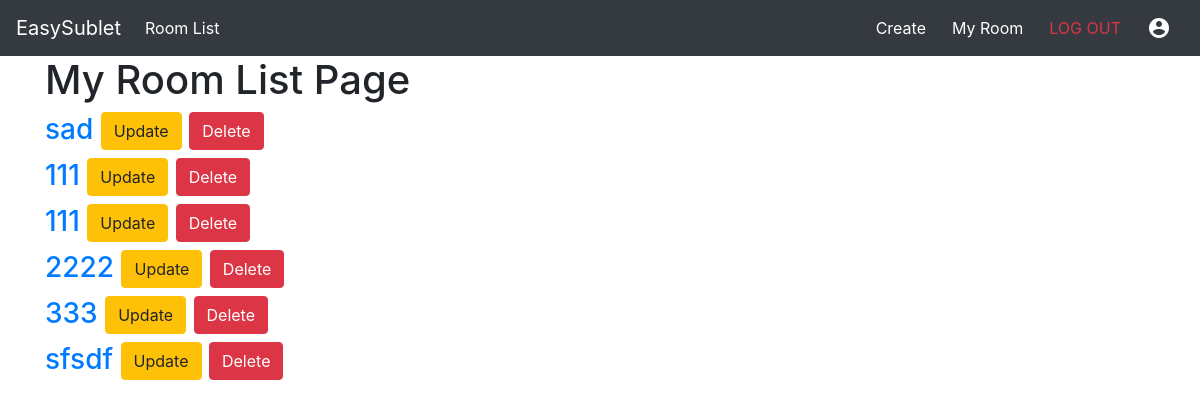
The app's page /room/myroom (signed in), older data.
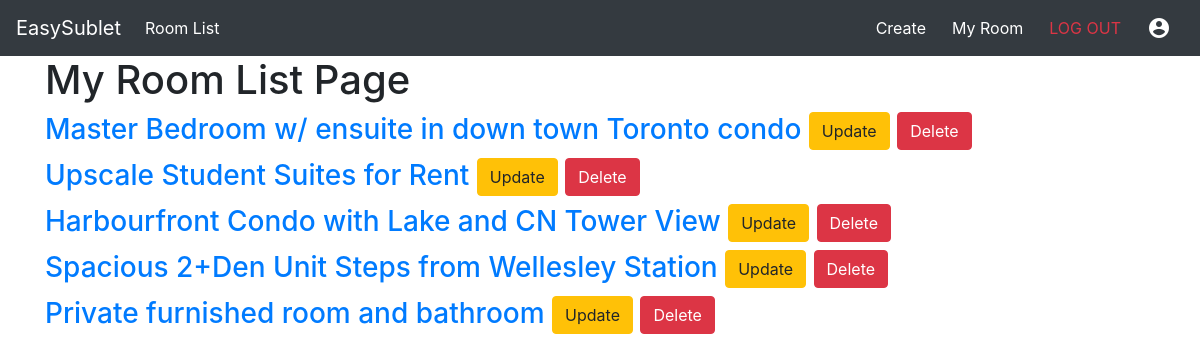
The same page, newer data.
### RoomRental/models.py (models this page shows, shortened)
class Room(models.Model):
    user = models.ForeignKey(User, default=1, on_delete=models.SET_NULL, null=True)
    id = models.fields.BigAutoField(primary_key=True)
    title = models.fields.CharField(max_length=100, blank=False, null=False)
    address = models.fields.CharField(max_length=255, blank=False, null=False)
    latitude = models.fields.FloatField(null=True, blank=True)
    longitude = models.fields.FloatField(null=True, blank=True)
    description = models.fields.TextField(null=True, blank=True)
    price = models.fields.FloatField(null=True, blank=True)
    is_parking = models.fields.BooleanField(default=False)
    is_pet = models.fields.BooleanField(default=False)
    is_smoking = models.fields.BooleanField(default=False)
    has_hydro = models.fields.BooleanField(default=False)
    has_aircondition = models.fields.BooleanField(default=False)
    has_water = models.fields.BooleanField(default=False)
    has_heat = models.fields.BooleanField(default=False)
    has_wifi = models.fields.BooleanField(default=False)
    has_tv = models.fields.BooleanField(default=False)
    has_laundry = models.fields.BooleanField(default=False)
    has_fridge = models.fields.BooleanField(default=False)
    has_dishwasher = models.fields.BooleanField(default=False)
    has_dryer = models.fields.BooleanField(default=False)
    has_microwave = models.fields.BooleanField(default=False)
    movein_date = models.fields.DateTimeField(null=True, blank=True)
    created_on = models.fields.DateTimeField(auto_now=True)

### RoomRental/views.py (the view)
# urls.py: path('room/myroom', my_room_list_view, name='my_room_list_view'),
@login_required
def my_room_list_view(request, *args, **kwargs):
    rooms = Room.objects.filter(user=request.user)
    context = {'rooms':rooms}
    return render(request,'MyRoom_Page.html',context,status=200)

### RoomRental/templates/MyRoom_Page.html (shortened to what this page needs)
{% extends 'base.html' %}
{% block content %}
<h1>My Room List Page</h1>
{% for room in rooms %}
<h3>
    <a href="{% url 'room_detail_view' room.id %}">{{ room.title }}</a>
    <a href="{% url 'room_update_view' room.id %}" class="btn btn-warning">Update</a>
    <a href="{% url 'room_delete_view' room.id %}" class="btn btn-danger">Delete</a>
</h3>
{% endfor %}
{% endblock content %}

### templates/base.html (shortened to what this page needs)
{% load static %}
<!doctype html>
<html lang="en">
  <head>
    <link rel="stylesheet" href="https://maxcdn.bootstrapcdn.com/bootstrap/4.0.0/css/bootstrap.min.css">
    <link href="https://unpkg.com/material-components-web@latest/dist/material-components-web.min.css" rel="stylesheet">
    <link rel="stylesheet" href="{% static '/css/site.css' %}">
  </head>
  <body>
    <nav class="navbar navbar-expand-lg navbar-dark bg-dark">
        <a class="navbar-brand" href="{% url 'home_view' %}">EasySublet</a>
        <div class="collapse navbar-collapse" id="navbarSupportedContent">
          <ul class="navbar-nav mr-auto">
            <li class="nav-item active">
              <a class="nav-link" href="{% url 'room_list_view' %}">Room List</a>
            </li>
          </ul>
            {% if user.is_authenticated %}
            <a class="text-white btn" href="{% url 'room_create_view' %}">Create</a>
            <a class="text-white btn" href="{% url 'my_room_list_view' %}">My Room</a>
            <a class="text-danger btn" href="{% url 'logout_view' %}">LOG OUT</a>
            <span class="material-icons text-white btn">
            </span>
            {% else %}
              <a class="btn btn-outline-light" href="{% url 'login_view' %}">SIGN IN</a>
            {% endif %}
        </div>
      </nav>
    <div class="container">
      {% block content %}
      {% endblock content %}
    </div>
  </body>
</html>

Row changes from the older to the newer data that the page shows:
removed Room: title "sad"
removed Room: title "111"
removed Room: title "111"
removed Room: title "2222"
removed Room: title "333"
removed Room: title "sfsdf"
added Room: title "Master Bedroom w/ ensuite in down town Toronto condo"
added Room: title "Upscale Student Suites for Rent"
added Room: title "Harbourfront Condo with Lake and CN Tower View"
added Room: title "Spacious 2+Den Unit Steps from Wellesley Station"
added Room: title "Private furnished room and bathroom"
